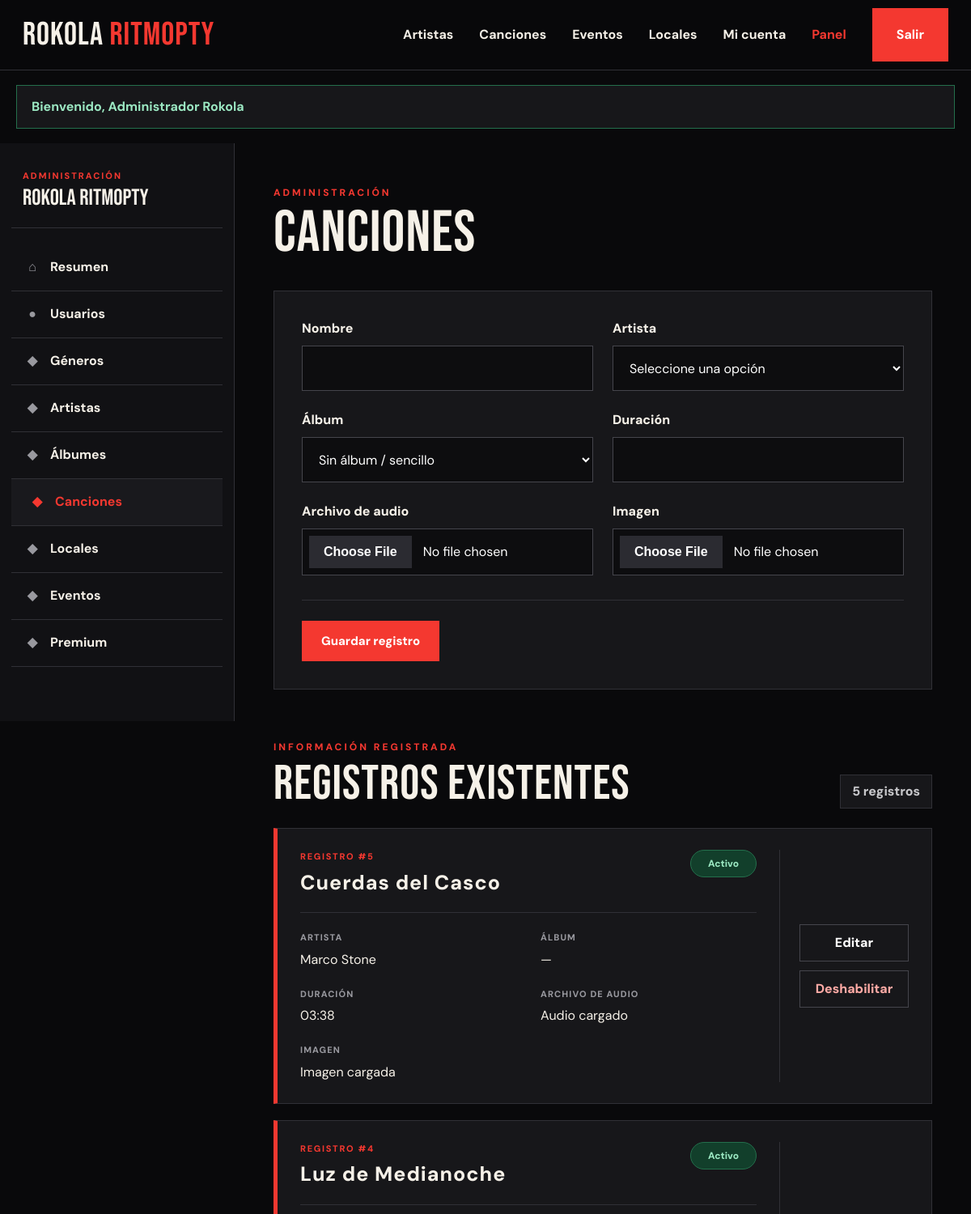
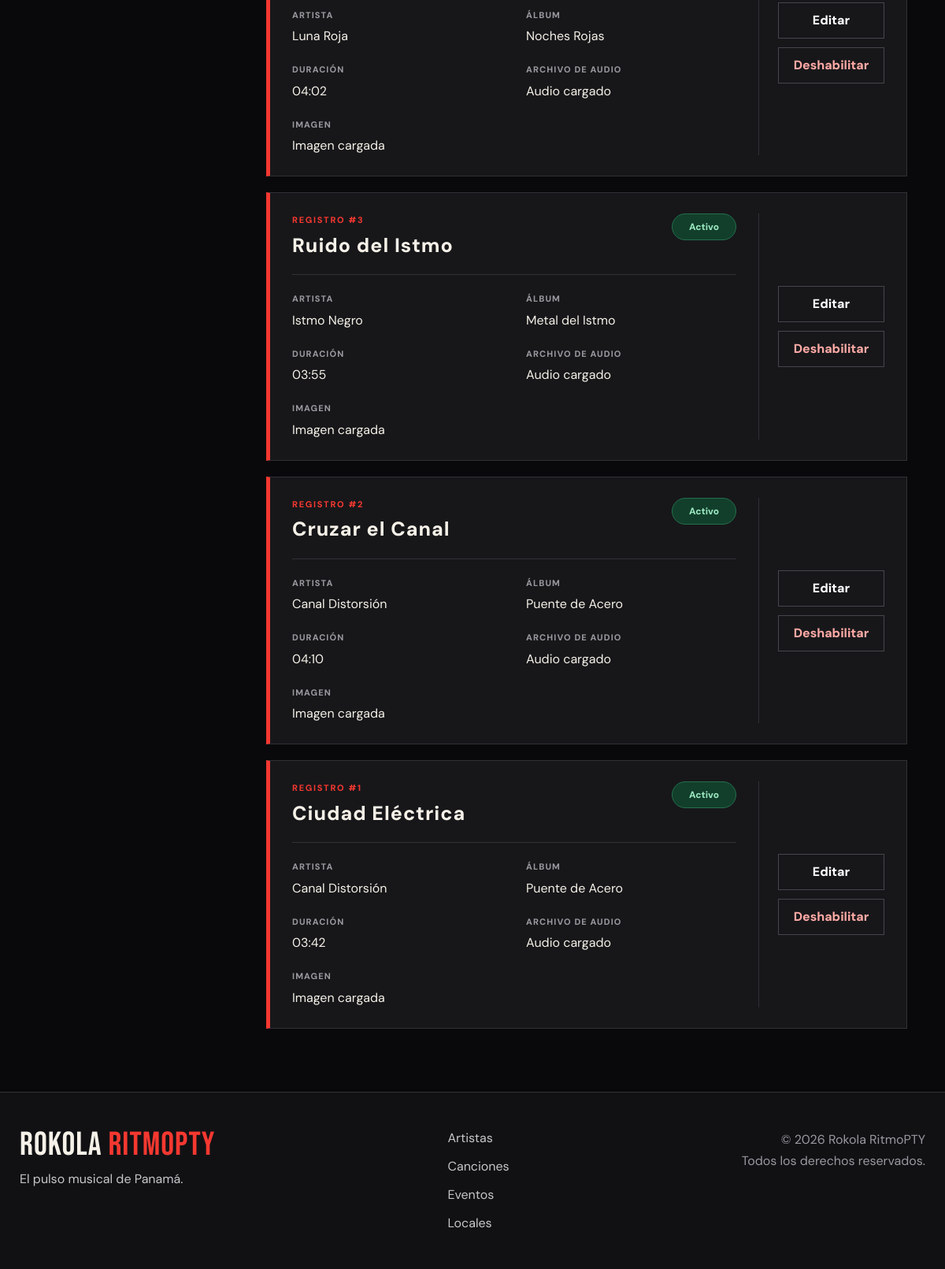
Page /RokolaRitmoPTY/public/admin/canciones (signed in) on the committed database (2 pictures, top to bottom).
### tables this page shows
CREATE TABLE canciones (
    id INT UNSIGNED AUTO_INCREMENT PRIMARY KEY,
    artista_id INT UNSIGNED NOT NULL,
    album_id INT UNSIGNED NULL,
    nombre VARCHAR(180) NOT NULL,
    duracion VARCHAR(10) NULL,
    audio_url VARCHAR(500) NULL,
    imagen_url VARCHAR(500) NULL,
    estado TINYINT(1) NOT NULL DEFAULT 1,
    creado_en TIMESTAMP NOT NULL DEFAULT CURRENT_TIMESTAMP,
    actualizado_en TIMESTAMP NOT NULL
        DEFAULT CURRENT_TIMESTAMP
        ON UPDATE CURRENT_TIMESTAMP,

    CONSTRAINT fk_canciones_artista
        FOREIGN KEY (artista_id)
        REFERENCES artistas(id)
        ON UPDATE CASCADE
        ON DELETE RESTRICT,

    CONSTRAINT fk_canciones_album
        FOREIGN KEY (album_id)
        REFERENCES albumes(id)
        ON UPDATE CASCADE
        ON DELETE SET NULL,

    INDEX idx_canciones_artista (artista_id),
    INDEX idx_canciones_album (album_id),
    INDEX idx_canciones_estado (estado),
    INDEX idx_canciones_nombre (nombre)
);

CREATE TABLE artistas (
    id INT UNSIGNED AUTO_INCREMENT PRIMARY KEY,
    genero_id INT UNSIGNED NULL,
    nombre VARCHAR(150) NOT NULL,

    tipo ENUM(
        'Solista',
        'Banda',
        'Proyecto musical'
    ) NOT NULL DEFAULT 'Solista',

    biografia TEXT NULL,
    pais VARCHAR(100) NULL DEFAULT 'Panamá',
    anio_inicio SMALLINT UNSIGNED NULL,
    imagen_url VARCHAR(500) NULL,
    estado TINYINT(1) NOT NULL DEFAULT 1,
    creado_en TIMESTAMP NOT NULL DEFAULT CURRENT_TIMESTAMP,
    actualizado_en TIMESTAMP NOT NULL
        DEFAULT CURRENT_TIMESTAMP
        ON UPDATE CURRENT_TIMESTAMP,

    CONSTRAINT fk_artistas_genero
        FOREIGN KEY (genero_id)
        REFERENCES generos(id)
        ON UPDATE CASCADE
        ON DELETE SET NULL,

    INDEX idx_artistas_genero (genero_id),
    INDEX idx_artistas_tipo (tipo),
    INDEX idx_artistas_estado (estado),
    INDEX idx_artistas_nombre (nombre)
);

CREATE TABLE albumes (
    id INT UNSIGNED AUTO_INCREMENT PRIMARY KEY,
    artista_id INT UNSIGNED NOT NULL,
    nombre VARCHAR(180) NOT NULL,
    anio_lanzamiento SMALLINT UNSIGNED NULL,
    portada_url VARCHAR(500) NULL,
    descripcion TEXT NULL,
    estado TINYINT(1) NOT NULL DEFAULT 1,
    creado_en TIMESTAMP NOT NULL DEFAULT CURRENT_TIMESTAMP,
    actualizado_en TIMESTAMP NOT NULL
        DEFAULT CURRENT_TIMESTAMP
        ON UPDATE CURRENT_TIMESTAMP,

    CONSTRAINT fk_albumes_artista
        FOREIGN KEY (artista_id)
        REFERENCES artistas(id)
        ON UPDATE CASCADE
        ON DELETE RESTRICT,

    INDEX idx_albumes_artista (artista_id),
    INDEX idx_albumes_estado (estado),
    INDEX idx_albumes_nombre (nombre)
);

### app/Views/admin/module.php (the view, shortened to what the rows shown need)
<?php
$rows = $rows ?? [];
$options = $options ?? [];
$module = $module ?? '';
$definition = $definition ?? [
    'title' => 'Módulo',
    'fields' => [],
];
$escape = static function (mixed $value): string {
    return htmlspecialchars(
        (string)$value,
        ENT_QUOTES,
        'UTF-8'
    );
};
$labels = [
    'id' => 'ID',
    'nombre' => 'Nombre',
    'titulo' => 'Título',
    'tipo' => 'Tipo de artista',
    'genero_id' => 'Género musical',
    'biografia' => 'Biografía',
    'descripcion' => 'Descripción',
    'pais' => 'País',
    'nacionalidad' => 'Nacionalidad',
    'anio_inicio' => 'Año de inicio',
    'artista_id' => 'Artista',
    'album_id' => 'Álbum',
    'anio_lanzamiento' => 'Año de lanzamiento',
    'imagen_url' => 'Imagen',
    'portada_url' => 'Portada',
    'audio_url' => 'Archivo de audio',
    'duracion' => 'Duración',
    'local_id' => 'Local',
    'direccion' => 'Dirección',
    'provincia' => 'Provincia',
    'capacidad' => 'Capacidad',
    'telefono' => 'Teléfono',
    'correo' => 'Correo electrónico',
    'fecha' => 'Fecha',
    'hora' => 'Hora',
    'precio' => 'Precio',
    'duracion_dias' => 'Duración en días',
    'meses' => 'Duración en meses',
    'limite_reproducciones' => 'Límite de reproducciones',
    'estado' => 'Estado',
    'creado_en' => 'Fecha de creación',
    'actualizado_en' => 'Última actualización',
];
$getLabel = static function (string $field) use ($labels): string {
    if (isset($labels[$field])) {
        return $labels[$field];
    }
    return ucfirst(
        str_replace(
            '_',
            ' ',
            str_replace('_id', '', $field)
        )
    );
};
$getOptionName = static function (
    array $allOptions,
    string $field,
    mixed $value
): string {
    if ($value === null || $value === '') {
        return 'No asignado';
    }
    foreach ($allOptions[$field] ?? [] as $option) {
        if (
            isset($option['id'])
            && (string)$option['id'] === (string)$value
        ) {
            return (string)(
                $option['nombre']
                ?? $option['titulo']
                ?? $value
            );
        }
    }
    return '#' . (string)$value;
};
$formatValue = static function (
    string $column,
    mixed $value
) use ($options, $getOptionName): string {
    if ($value === null || $value === '') {
        return '—';
    }
    if (str_ends_with($column, '_id')) {
        return $getOptionName(
            $options,
            $column,
            $value
        );
    }
    if ($column === 'estado') {
        return (int)$value === 1
            ? 'Activo'
            : 'Inactivo';
    }
    if ($column === 'precio') {
        return 'B/. ' . number_format(
            (float)$value,
            2
        );
    }
    if ($column === 'fecha') {
        $timestamp = strtotime((string)$value);
        return $timestamp !== false
            ? date('d/m/Y', $timestamp)
            : (string)$value;
    }
    if ($column === 'hora') {
        $timestamp = strtotime((string)$value);
        return $timestamp !== false
            ? date('g:i a', $timestamp)
            : (string)$value;
    }
    if ($column === 'imagen_url') {
        return 'Imagen cargada';
    }
    if ($column === 'portada_url') {
        return 'Portada cargada';
    }
    if ($column === 'audio_url') {
        return 'Audio cargado';
    }
    if (
        in_array(
            $column,
            ['biografia', 'descripcion', 'direccion'],
            true
        )
    ) {
        return mb_strimwidth(
            (string)$value,
            0,
            130,
            '…'
        );
    }
    return mb_strimwidth(
        (string)$value,
        0,
        75,
        '…'
    );
};
$tableColumns = [
    'generos' => [
        'id',
        'nombre',
        'descripcion',
        'estado',
    ],
    'artistas' => [
        'id',
        'nombre',
        'tipo',
        'genero_id',
        'pais',
        'anio_inicio',
        'biografia',
        'imagen_url',
        'estado',
    ],
    'albumes' => [
        'id',
        'nombre',
        'artista_id',
        'anio_lanzamiento',
        'portada_url',
        'descripcion',
        'estado',
    ],
    'canciones' => [
        'id',
        'nombre',
        'artista_id',
        'album_id',
        'duracion',
        'audio_url',
        'imagen_url',
        'estado',
    ],
    'locales' => [
        'id',
        'nombre',
        'tipo',
        'direccion',
        'provincia',
        'capacidad',
        'telefono',
        'correo',
        'imagen_url',
        'estado',
    ],
    'eventos' => [
        'id',
        'nombre',
        'descripcion',
        'fecha',
        'hora',
        'local_id',
        'precio',
        'capacidad',
        'imagen_url',
        'estado',
    ],
    'planes' => [
        'id',
        'nombre',
        'precio',
        'duracion_dias',
        'descripcion',
        'estado',
    ],
];
$visibleColumns = $tableColumns[$module]
    ?? (
        $rows !== []
            ? array_keys($rows[0])
            : []
    );
?>
<div class="admin-layout">
    <section class="admin-content">
        <div class="admin-heading">
            <div>
                <h1>
                    <?= $escape($definition['title']) ?>
                </h1>
            </div>
        </div>
        <div class="admin-list-heading">
            <div>
                <h2>Registros existentes</h2>
            </div>
        </div>
        <div class="admin-records">
            <?php foreach ($rows as $row): ?>
                <?php
                $rowId = (int)($row['id'] ?? 0);
                $recordTitle = $row['nombre']
                    ?? $row['titulo']
                    ?? 'Registro';
                ?>
                <article class="admin-record-card">
                    <div class="record-main">
                        <div class="record-title-row">
                            <div>
                                <span class="record-id">
                                    Registro #<?= $rowId ?>
                                </span>
                                <h3>
                                    <?= $escape($recordTitle) ?>
                                </h3>
                            </div>
                            <?php if (array_key_exists('estado', $row)): ?>
                                <span
                                    class="status-badge <?= (int)$row['estado'] === 1
                                        ? 'status-active'
                                        : 'status-inactive' ?>"
                                >
                                    <?= (int)$row['estado'] === 1
                                        ? 'Activo'
                                        : 'Inactivo' ?>
                                </span>
                            <?php endif; ?>
                        </div>
                        <div class="record-details">
                            <?php foreach ($visibleColumns as $column): ?>
                                <?php
                                if (
                                    in_array(
                                        $column,
                                        [
                                            'id',
                                            'nombre',
                                            'titulo',
                                            'estado',
                                        ],
                                        true
                                    )
                                ) {
                                    continue;
                                }
                                $rawValue = $row[$column];
                                $displayValue = $formatValue(
                                    $column,
                                    $rawValue
                                );
                                ?>
                                <div class="record-detail">
                                    <span class="record-label">
                                        <?= $escape(
                                            $getLabel($column)
                                        ) ?>
                                    </span>
                                    <span
                                        class="record-value"
                                        title="<?= $escape($rawValue) ?>"
                                    >
                                        <?= $escape($displayValue) ?>
                                    </span>
                                </div>
                            <?php endforeach; ?>
                        </div>
                    </div>
                    <div class="record-actions">
                        <a
                            class="action-button"
                            href="?edit=<?= $rowId ?>"
                        >
                            Editar
                        </a>
                        <?php if (array_key_exists('estado', $row)): ?>
                            <form
                                method="post"
                                action="<?= $escape($config['base_url']) ?>/admin/<?= $escape($module) ?>/<?= $rowId ?>/estado"
                            >
                                <button
                                    class="action-button action-danger"
                                    type="submit"
                                >
                                    <?= (int)$row['estado'] === 1
                                        ? 'Deshabilitar'
                                        : 'Activar' ?>
                                </button>
                            </form>
                        <?php endif; ?>
                    </div>
                </article>
            <?php endforeach; ?>
        </div>
    </section>
</div>

### rows in the picture
canciones: id "5", nombre "Cuerdas del Casco", estado "Activo", column "ARTISTA", artista.nombre "Marco Stone", column "ÁLBUM", displayValue "—", column "DURACIÓN", duracion "03:38", column "ARCHIVO DE AUDIO", audio_url "Audio cargado", column "IMAGEN", imagen_url "Imagen cargada"
canciones: id "4", nombre "Luz de Medianoche", estado "Activo", column "ARTISTA", artista.nombre "Luna Roja", column "ÁLBUM", album.nombre "Noches Rojas", column "DURACIÓN", duracion "04:02", column "ARCHIVO DE AUDIO", audio_url "Audio cargado", column "IMAGEN", imagen_url "Imagen cargada"
canciones: id "3", nombre "Ruido del Istmo", estado "Activo", column "ARTISTA", artista.nombre "Istmo Negro", column "ÁLBUM", album.nombre "Metal del Istmo", column "DURACIÓN", duracion "03:55", column "ARCHIVO DE AUDIO", audio_url "Audio cargado", column "IMAGEN", imagen_url "Imagen cargada"
canciones: id "2", nombre "Cruzar el Canal", estado "Activo", column "ARTISTA", artista.nombre "Canal Distorsión", column "ÁLBUM", album.nombre "Puente de Acero", column "DURACIÓN", duracion "04:10", column "ARCHIVO DE AUDIO", audio_url "Audio cargado", column "IMAGEN", imagen_url "Imagen cargada"
canciones: id "1", nombre "Ciudad Eléctrica", estado "Activo", column "ARTISTA", artista.nombre "Canal Distorsión", column "ÁLBUM", album.nombre "Puente de Acero", column "DURACIÓN", duracion "03:42", column "ARCHIVO DE AUDIO", audio_url "Audio cargado", column "IMAGEN", imagen_url "Imagen cargada"

### other values in the picture
$flashMessage "Bienvenido, Administrador Rokola"
$label "Géneros"
$label "Artistas"
$label "Álbumes"
$label "Canciones"
$label "Locales"
$label "Eventos"
$label "Premium"
$escape($definition['title']) "Canciones"
$escape($label) "Nombre"
$escape($label) "Artista"
$escape($label) "Álbum"
$escape($label) "Duración"
$escape($label) "Archivo de audio"
$escape($label) "Imagen"
